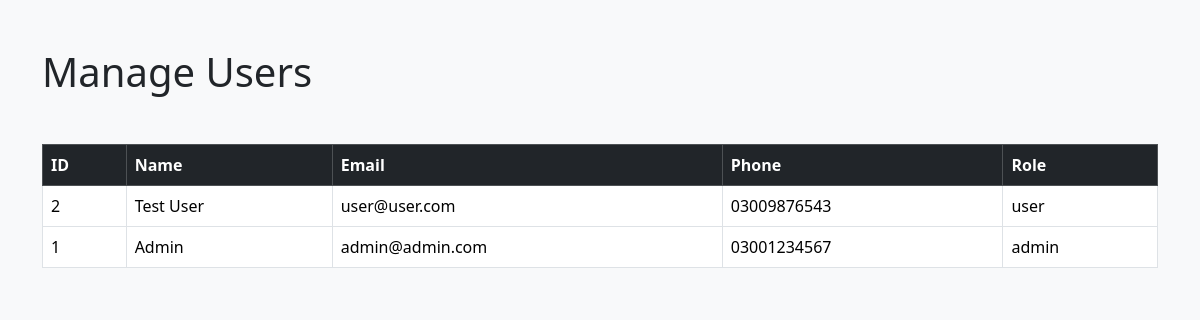
The page /admin/manage-users.php (signed in) on the database its author committed.
### tables this page shows
CREATE TABLE users (
    id INT AUTO_INCREMENT PRIMARY KEY,
    name VARCHAR(100) NOT NULL,
    email VARCHAR(100) UNIQUE NOT NULL,
    password VARCHAR(255) NOT NULL,
    phone VARCHAR(20),
    role ENUM('user','admin') DEFAULT 'user',
    created_at TIMESTAMP DEFAULT CURRENT_TIMESTAMP
);

### admin/manage-users.php (the view, shortened to what this page needs)
<?php
include '../config/db.php';
$result = mysqli_query($conn,
    "SELECT * FROM users
     ORDER BY id DESC");
?>
<!DOCTYPE html>
<html lang="en">
<head>
    <link href="https://cdn.jsdelivr.net/npm/bootstrap@5.3.3/dist/css/bootstrap.min.css"
        rel="stylesheet">
</head>
<body class="bg-light">
<div class="container py-5">
    <h1 class="mb-5">
        Manage Users
    </h1>
    <table class="table table-bordered bg-white">
        <thead class="table-dark">
            <tr>
                <th>ID</th>
                <th>Name</th>
                <th>Email</th>
                <th>Phone</th>
                <th>Role</th>
            </tr>
        </thead>
        <tbody>
            <?php while($user = mysqli_fetch_assoc($result)): ?>
                <tr>
                    <td>
                        <?php echo $user['id']; ?>
                    </td>
                    <td>
                        <?php echo $user['name']; ?>
                    </td>
                    <td>
                        <?php echo $user['email']; ?>
                    </td>
                    <td>
                        <?php echo $user['phone']; ?>
                    </td>
                    <td>
                        <?php echo $user['role']; ?>
                    </td>
                </tr>
            <?php endwhile; ?>
        </tbody>
    </table>
</div>
</body>
</html>

### rows shown on the page
users: id "2", name "Test User", email "user@user.com", phone "03009876543", role "user"
users: id "1", name "Admin", email "admin@admin.com", phone "03001234567", role "admin"
